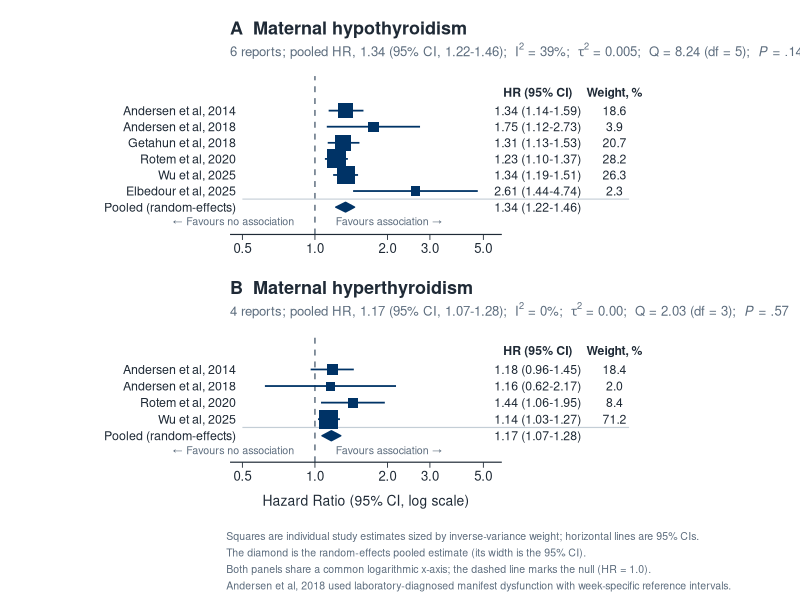
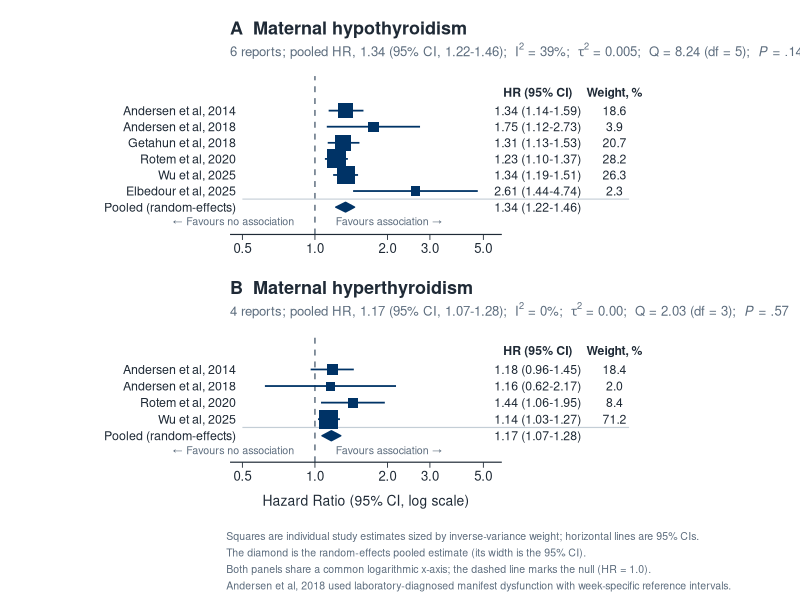

Generate these figures, in order, with R:
# Figure 2 — forest plots (maternal hypothyroidism / hyperthyroidism vs offspring ASD)
# Changes vs the previous version of this script:
#   - panel A subtitle: tau^2 = 0.005 (was 0.00; rounded display of DL estimate 0.0047)
#   - output filenames corrected to "Figure2_*" (were "Figure1_*")
#   - internal object renamed fig2 (was fig1) for consistency with manuscript numbering

suppressMessages({library(ggplot2); library(patchwork); library(grid)})
FONT<-"sans"
navy<-"#003366"; gray<-"#5d6d7e"; ink<-"#1f2a36"; bdr<-"#c4ced6"

# eixo log compartilhado + posições das colunas (em coords de dado, log)
XLIM<-c(0.5,5.3); BREAKS<-c(0.5,1,2,3,5); LAB_X<-0.47
HR_X<-8.4; WT_X<-17.5

forest <- function(d, title, subt, show_xtitle=FALSE){
  n<-nrow(d); d$y<-n - seq_len(n) + 1          # 1ª linha (topo) ... pooled por último (base y=1)
  ind<-d[!d$is_pooled,]; pl<-d[d$is_pooled,]
  mw<-max(ind$weight,na.rm=TRUE); ind$sq<-2.6 + (ind$weight/mw)*3.4
  # diamante do pooled
  dh<-0.30
  diam<-data.frame(x=c(pl$lo,pl$est,pl$hi,pl$est), y=c(pl$y,pl$y+dh,pl$y,pl$y-dh))
  d$hr<-sprintf("%.2f (%.2f-%.2f)",d$est,d$lo,d$hi)
  d$wt<-ifelse(d$is_pooled,"",sprintf("%.1f",d$weight))

  ggplot()+
    geom_vline(xintercept=1,linetype="dashed",color=gray,linewidth=0.5)+
    # separador acima do pooled
    annotate("segment",x=XLIM[1],xend=WT_X*1.15,y=1.5,yend=1.5,color=bdr,linewidth=0.4)+
    # CIs + quadrados (estudos)
    geom_segment(data=ind,aes(x=lo,xend=hi,y=y,yend=y),linewidth=0.6,color=navy)+
    geom_point(data=ind,aes(x=est,y=y,size=sq),shape=15,color=navy)+ scale_size_identity()+
    # diamante (pooled)
    geom_polygon(data=diam,aes(x=x,y=y),fill=navy,color=navy)+
    # rótulos dos estudos (margem esquerda)
    geom_text(data=d,aes(x=LAB_X,y=y,label=study),hjust=1,family=FONT,size=3.15,color=ink)+
    # colunas à direita
    geom_text(data=d,aes(x=HR_X,y=y,label=hr),hjust=0.5,family=FONT,size=3.1,color=ink)+
    geom_text(data=d,aes(x=WT_X,y=y,label=wt),hjust=0.5,family=FONT,size=3.1,color=ink)+
    # cabeçalhos das colunas
    annotate("text",x=HR_X,y=n+1.15,label="HR (95% CI)",hjust=0.5,fontface="bold",family=FONT,size=3.1,color=ink)+
    annotate("text",x=WT_X,y=n+1.15,label="Weight, %",hjust=0.5,fontface="bold",family=FONT,size=3.1,color=ink)+
    # favors
    annotate("text",x=0.82,y=0.12,label="\u2190 Favours no association",hjust=1,family=FONT,size=2.7,color=gray)+
    annotate("text",x=1.22,y=0.12,label="Favours association \u2192",hjust=0,family=FONT,size=2.7,color=gray)+
    scale_x_log10(breaks=BREAKS,labels=sprintf("%.1f",BREAKS))+
    coord_cartesian(xlim=XLIM, ylim=c(-0.25,n+1.7), clip="off")+
    labs(title=title, subtitle=subt, x=if(show_xtitle)"Hazard Ratio (95% CI, log scale)" else NULL, y=NULL)+
    theme_minimal(base_size=11)+
    theme(text=element_text(family=FONT,color=ink),
          plot.title=element_text(face="bold",size=13,hjust=0,margin=margin(b=3)),
          plot.subtitle=element_text(size=9.5,color=gray,margin=margin(b=10)),
          axis.title.x=element_text(size=10,margin=margin(t=8)),
          axis.text.x=element_text(size=9.5,color=ink),
          axis.text.y=element_blank(), axis.title.y=element_blank(),
          axis.line.x=element_line(color=ink,linewidth=0.4),
          axis.ticks.x=element_line(color=ink,linewidth=0.3),
          axis.ticks.length.x=unit(0.14,"cm"),
          axis.ticks.y=element_blank(),
          panel.grid=element_blank(),
          plot.margin=margin(t=10,r=210,b=8,l=158))
}

hypo<-data.frame(
  study=c("Andersen et al, 2014","Andersen et al, 2018","Getahun et al, 2018",
          "Rotem et al, 2020","Wu et al, 2025","Elbedour et al, 2025","Pooled (random-effects)"),
  est=c(1.34,1.75,1.31,1.23,1.34,2.61,1.34),
  lo =c(1.14,1.12,1.13,1.10,1.19,1.44,1.22),
  hi =c(1.59,2.73,1.53,1.37,1.51,4.74,1.46),
  # CORRIGIDO: pesos de efeitos aleatorios DerSimonian-Laird (tau2 = 0.0047), derivados do modelo
  weight=c(18.6,3.9,20.7,28.2,26.3,2.3,NA),
  is_pooled=c(F,F,F,F,F,F,T), stringsAsFactors=FALSE)
hyper<-data.frame(
  study=c("Andersen et al, 2014","Andersen et al, 2018","Rotem et al, 2020",
          "Wu et al, 2025","Pooled (random-effects)"),
  est=c(1.18,1.16,1.44,1.14,1.17),
  lo =c(0.96,0.62,1.06,1.03,1.07),
  hi =c(1.45,2.17,1.95,1.27,1.28),
  # CORRIGIDO: com tau2 = 0 / I2 = 0%, os pesos = inverso da variancia (efeito fixo)
  weight=c(18.4,2.0,8.4,71.2,NA),
  is_pooled=c(F,F,F,F,T), stringsAsFactors=FALSE)

# ---- BLOCO DE VERIFICACAO (nao altera a figura; so confirma no console) ----
# Confirma que os pesos exibidos vem do mesmo modelo que gera o HR/tau2/I2 do cabecalho.
check_weights <- function(d, method=c("DL","FE")){
  method<-match.arg(method)
  s<-d[!d$is_pooled,]
  yi<-log(s$est); sei<-(log(s$hi)-log(s$lo))/(2*qnorm(.975)); vi<-sei^2
  wf<-1/vi; muF<-sum(wf*yi)/sum(wf); Q<-sum(wf*(yi-muF)^2); df<-length(yi)-1
  C<-sum(wf)-sum(wf^2)/sum(wf); tau2<-if(method=="DL") max(0,(Q-df)/C) else 0
  w<-1/(vi+tau2); mu<-sum(w*yi)/sum(w); se<-sqrt(1/sum(w))
  data.frame(study=s$study,
             peso_modelo=round(100*w/sum(w),1),
             peso_figura=s$weight)|>print()
  cat(sprintf("  -> HR combinado=%.3f (%.2f-%.2f); I2=%.0f%%; tau2=%.4f; Q=%.2f (df=%d)\n\n",
              exp(mu),exp(mu-qnorm(.975)*se),exp(mu+qnorm(.975)*se),
              max(0,(Q-df)/Q)*100, tau2, Q, df))
}
cat("Painel A (hipotireoidismo, DerSimonian-Laird):\n"); check_weights(hypo,"DL")
cat("Painel B (hipertireoidismo, tau2=0 -> inverso da variancia):\n"); check_weights(hyper,"FE")
# ---------------------------------------------------------------------------

sa<-expression(paste("6 reports; pooled HR, 1.34 (95% CI, 1.22-1.46);  ",I^2," = 39%;  ",tau^2," = 0.005;  Q = 8.24 (df = 5);  ",italic(P)," = .14"))
sb<-expression(paste("4 reports; pooled HR, 1.17 (95% CI, 1.07-1.28);  ",I^2," = 0%;  ",tau^2," = 0.00;  Q = 2.03 (df = 3);  ",italic(P)," = .57"))

pA<-forest(hypo,"A  Maternal hypothyroidism",sa,FALSE)
pB<-forest(hyper,"B  Maternal hyperthyroidism",sb,TRUE)

fig2<-pA/pB + plot_layout(heights=c(1.25,1)) +
  plot_annotation(caption=paste0(
    "Squares are individual study estimates sized by inverse-variance weight; horizontal lines are 95% CIs.\n",
    "The diamond is the random-effects pooled estimate (its width is the 95% CI).\n",
    "Both panels share a common logarithmic x-axis; the dashed line marks the null (HR = 1.0).\n",
    "Andersen et al, 2018 used laboratory-diagnosed manifest dysfunction with week-specific reference intervals."),
    theme=theme(plot.caption=element_text(size=7.6,color=gray,hjust=0,lineheight=1.3,family=FONT,margin=margin(t=8))))

ggsave("Figure2_Forest_Plots_JAMA.png", fig2, width=9.6, height=6.6, dpi=600, bg="white")  # 600 dpi raster (JAMA min. 350)
ggsave("Figure2_Forest_Plots_JAMA.pdf", fig2, width=9.6, height=6.6, device=cairo_pdf, bg="white")  # vector: preferred
cat("fig2 ok\n")
